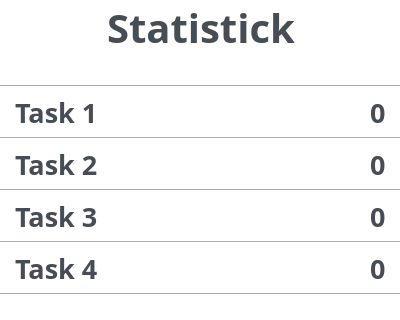
<?xml version="1.0" encoding="UTF-8"?>
<ui version="4.0">
 <class>Stat</class>
 <widget class="QWidget" name="Stat">
  <property name="geometry">
   <rect>
    <x>0</x>
    <y>0</y>
    <width>400</width>
    <height>320</height>
   </rect>
  </property>
  <property name="sizePolicy">
   <sizepolicy hsizetype="Expanding" vsizetype="Expanding">
    <horstretch>0</horstretch>
    <verstretch>0</verstretch>
   </sizepolicy>
  </property>
  <property name="minimumSize">
   <size>
    <width>400</width>
    <height>300</height>
   </size>
  </property>
  <property name="windowTitle">
   <string>Form</string>
  </property>
  <property name="styleSheet">
   <string notr="true">QWidget {
  background-color: #fff;
}
QLabel {
  color: #464d55;
  font-weight: 600;
}
QLabel#heading {
  color: #0f1925;
  font-size: 18px;
  margin-bottom: 10px;
}

QLabel#subheading {
  color: #0f1925;
  font-size: 12px;
  font-weight: normal;
  margin-bottom: 10px;
}
QLineEdit {
  border-radius: 8px;
  border: 1px solid #e0e4e7;
  padding: 5px 15px;
}

QLineEdit:focus {
  border: 1px solid #d0e3ff;
}

QLineEdit::placeholder {
  color: #767e89;
}
QPushButton {
  background-color: #0d6efd;
  color: #fff;
  font-weight: 600;
  border-radius: 8px;
  border: 1px solid #0d6efd;
  padding: 5px 15px;
  margin-top: 10px;
  outline: 0px;
}
QPushButton:hover,
QPushButton:focus {
  background-color: #0b5ed7;
  border: 3px solid #9ac3fe;
}</string>
  </property>
  <widget class="QWidget" name="widget" native="true">
   <property name="geometry">
    <rect>
     <x>0</x>
     <y>0</y>
     <width>401</width>
     <height>320</height>
    </rect>
   </property>
   <layout class="QVBoxLayout" name="verticalLayout">
    <item>
     <layout class="QHBoxLayout" name="horizontalLayout">
      <item>
       <spacer name="horizontalSpacer">
        <property name="orientation">
         <enum>Qt::Horizontal</enum>
        </property>
        <property name="sizeHint" stdset="0">
         <size>
          <width>40</width>
          <height>20</height>
         </size>
        </property>
       </spacer>
      </item>
      <item>
       <widget class="QLabel" name="label_Stat">
        <property name="sizePolicy">
         <sizepolicy hsizetype="Fixed" vsizetype="Preferred">
          <horstretch>0</horstretch>
          <verstretch>0</verstretch>
         </sizepolicy>
        </property>
        <property name="font">
         <font>
          <family>Quicksand</family>
          <pointsize>30</pointsize>
          <bold>true</bold>
         </font>
        </property>
        <property name="text">
         <string>Statistick</string>
        </property>
       </widget>
      </item>
      <item>
       <spacer name="horizontalSpacer_2">
        <property name="orientation">
         <enum>Qt::Horizontal</enum>
        </property>
        <property name="sizeHint" stdset="0">
         <size>
          <width>40</width>
          <height>20</height>
         </size>
        </property>
       </spacer>
      </item>
     </layout>
    </item>
    <item>
     <spacer name="verticalSpacer">
      <property name="orientation">
       <enum>Qt::Vertical</enum>
      </property>
      <property name="sizeHint" stdset="0">
       <size>
        <width>20</width>
        <height>40</height>
       </size>
      </property>
     </spacer>
    </item>
    <item>
     <widget class="Line" name="line_5">
      <property name="orientation">
       <enum>Qt::Horizontal</enum>
      </property>
     </widget>
    </item>
    <item>
     <layout class="QHBoxLayout" name="horizontalLayout_2">
      <item>
       <spacer name="horizontalSpacer_3">
        <property name="orientation">
         <enum>Qt::Horizontal</enum>
        </property>
        <property name="sizeType">
         <enum>QSizePolicy::Minimum</enum>
        </property>
        <property name="sizeHint" stdset="0">
         <size>
          <width>15</width>
          <height>20</height>
         </size>
        </property>
       </spacer>
      </item>
      <item>
       <widget class="QLabel" name="label_Task1">
        <property name="sizePolicy">
         <sizepolicy hsizetype="Expanding" vsizetype="Expanding">
          <horstretch>0</horstretch>
          <verstretch>0</verstretch>
         </sizepolicy>
        </property>
        <property name="minimumSize">
         <size>
          <width>100</width>
          <height>0</height>
         </size>
        </property>
        <property name="font">
         <font>
          <family>Quicksand</family>
          <pointsize>20</pointsize>
          <bold>true</bold>
         </font>
        </property>
        <property name="text">
         <string>Task 1</string>
        </property>
       </widget>
      </item>
      <item>
       <widget class="QLabel" name="label_Answer1">
        <property name="font">
         <font>
          <family>Quicksand</family>
          <pointsize>20</pointsize>
          <bold>true</bold>
         </font>
        </property>
        <property name="text">
         <string>0</string>
        </property>
       </widget>
      </item>
      <item>
       <spacer name="horizontalSpacer_4">
        <property name="orientation">
         <enum>Qt::Horizontal</enum>
        </property>
        <property name="sizeType">
         <enum>QSizePolicy::Minimum</enum>
        </property>
        <property name="sizeHint" stdset="0">
         <size>
          <width>15</width>
          <height>20</height>
         </size>
        </property>
       </spacer>
      </item>
     </layout>
    </item>
    <item>
     <widget class="Line" name="line">
      <property name="orientation">
       <enum>Qt::Horizontal</enum>
      </property>
     </widget>
    </item>
    <item>
     <layout class="QHBoxLayout" name="horizontalLayout_3">
      <item>
       <spacer name="horizontalSpacer_5">
        <property name="orientation">
         <enum>Qt::Horizontal</enum>
        </property>
        <property name="sizeType">
         <enum>QSizePolicy::Minimum</enum>
        </property>
        <property name="sizeHint" stdset="0">
         <size>
          <width>15</width>
          <height>20</height>
         </size>
        </property>
       </spacer>
      </item>
      <item>
       <widget class="QLabel" name="label_Task2">
        <property name="sizePolicy">
         <sizepolicy hsizetype="Expanding" vsizetype="Expanding">
          <horstretch>0</horstretch>
          <verstretch>0</verstretch>
         </sizepolicy>
        </property>
        <property name="font">
         <font>
          <family>Quicksand</family>
          <pointsize>20</pointsize>
          <bold>true</bold>
         </font>
        </property>
        <property name="text">
         <string>Task 2</string>
        </property>
       </widget>
      </item>
      <item>
       <widget class="QLabel" name="label_Answer2">
        <property name="font">
         <font>
          <family>Quicksand</family>
          <pointsize>20</pointsize>
          <bold>true</bold>
         </font>
        </property>
        <property name="text">
         <string>0</string>
        </property>
       </widget>
      </item>
      <item>
       <spacer name="horizontalSpacer_6">
        <property name="orientation">
         <enum>Qt::Horizontal</enum>
        </property>
        <property name="sizeType">
         <enum>QSizePolicy::Minimum</enum>
        </property>
        <property name="sizeHint" stdset="0">
         <size>
          <width>15</width>
          <height>20</height>
         </size>
        </property>
       </spacer>
      </item>
     </layout>
    </item>
    <item>
     <widget class="Line" name="line_2">
      <property name="orientation">
       <enum>Qt::Horizontal</enum>
      </property>
     </widget>
    </item>
    <item>
     <layout class="QHBoxLayout" name="horizontalLayout_4">
      <item>
       <spacer name="horizontalSpacer_7">
        <property name="orientation">
         <enum>Qt::Horizontal</enum>
        </property>
        <property name="sizeType">
         <enum>QSizePolicy::Minimum</enum>
        </property>
        <property name="sizeHint" stdset="0">
         <size>
          <width>15</width>
          <height>20</height>
         </size>
        </property>
       </spacer>
      </item>
      <item>
       <widget class="QLabel" name="label_Task3">
        <property name="sizePolicy">
         <sizepolicy hsizetype="Expanding" vsizetype="Expanding">
          <horstretch>0</horstretch>
          <verstretch>0</verstretch>
         </sizepolicy>
        </property>
        <property name="font">
         <font>
          <family>Quicksand</family>
          <pointsize>20</pointsize>
          <bold>true</bold>
         </font>
        </property>
        <property name="text">
         <string>Task 3</string>
        </property>
       </widget>
      </item>
      <item>
       <widget class="QLabel" name="label_Answer3">
        <property name="font">
         <font>
          <family>Quicksand</family>
          <pointsize>20</pointsize>
          <bold>true</bold>
         </font>
        </property>
        <property name="text">
         <string>0</string>
        </property>
       </widget>
      </item>
      <item>
       <spacer name="horizontalSpacer_8">
        <property name="orientation">
         <enum>Qt::Horizontal</enum>
        </property>
        <property name="sizeType">
         <enum>QSizePolicy::Minimum</enum>
        </property>
        <property name="sizeHint" stdset="0">
         <size>
          <width>15</width>
          <height>20</height>
         </size>
        </property>
       </spacer>
      </item>
     </layout>
    </item>
    <item>
     <widget class="Line" name="line_3">
      <property name="orientation">
       <enum>Qt::Horizontal</enum>
      </property>
     </widget>
    </item>
    <item>
     <layout class="QHBoxLayout" name="horizontalLayout_5">
      <item>
       <spacer name="horizontalSpacer_9">
        <property name="orientation">
         <enum>Qt::Horizontal</enum>
        </property>
        <property name="sizeType">
         <enum>QSizePolicy::Minimum</enum>
        </property>
        <property name="sizeHint" stdset="0">
         <size>
          <width>15</width>
          <height>20</height>
         </size>
        </property>
       </spacer>
      </item>
      <item>
       <widget class="QLabel" name="label_Task4">
        <property name="sizePolicy">
         <sizepolicy hsizetype="Expanding" vsizetype="Expanding">
          <horstretch>0</horstretch>
          <verstretch>0</verstretch>
         </sizepolicy>
        </property>
        <property name="font">
         <font>
          <family>Quicksand</family>
          <pointsize>20</pointsize>
          <bold>true</bold>
         </font>
        </property>
        <property name="text">
         <string>Task 4</string>
        </property>
       </widget>
      </item>
      <item>
       <widget class="QLabel" name="label_Answer4">
        <property name="font">
         <font>
          <family>Quicksand</family>
          <pointsize>20</pointsize>
          <bold>true</bold>
         </font>
        </property>
        <property name="text">
         <string>0</string>
        </property>
       </widget>
      </item>
      <item>
       <spacer name="horizontalSpacer_10">
        <property name="orientation">
         <enum>Qt::Horizontal</enum>
        </property>
        <property name="sizeType">
         <enum>QSizePolicy::Minimum</enum>
        </property>
        <property name="sizeHint" stdset="0">
         <size>
          <width>15</width>
          <height>20</height>
         </size>
        </property>
       </spacer>
      </item>
     </layout>
    </item>
    <item>
     <widget class="Line" name="line_4">
      <property name="orientation">
       <enum>Qt::Horizontal</enum>
      </property>
     </widget>
    </item>
    <item>
     <spacer name="verticalSpacer_2">
      <property name="orientation">
       <enum>Qt::Vertical</enum>
      </property>
      <property name="sizeHint" stdset="0">
       <size>
        <width>20</width>
        <height>40</height>
       </size>
      </property>
     </spacer>
    </item>
   </layout>
  </widget>
 </widget>
 <resources/>
 <connections/>
</ui>
